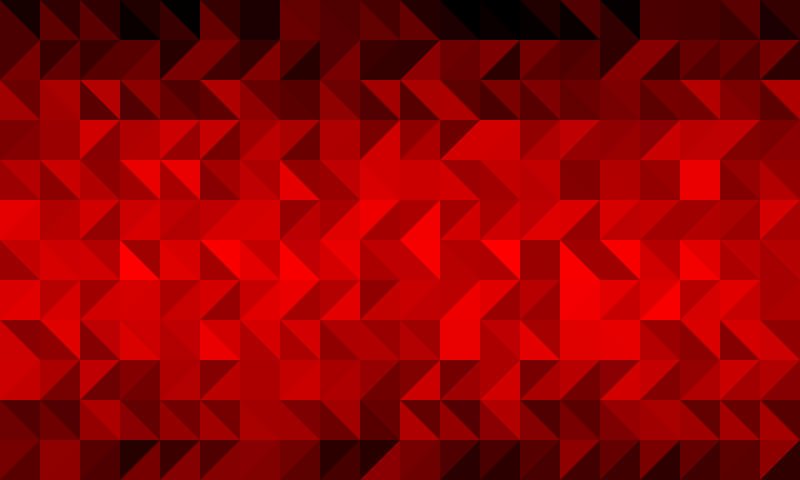
Frame 1 (no input)
Frame 60 (no input): identical to frame 1, image omitted
Frame 120 (the mouse pressed at the canvas centre since frame 60): identical to frame 1, image omitted

The p5.js sketch that drew this single still picture (run headless with seeded random() and noise() and a simulated clock; from frame 60 on, the mouse is pressed at the canvas centre):

// p5.js sketch
// ── sketch.js
let CELL_HEIGHT = 40  // width will be the same since its a square
let ROW_COUNT = 12    // we have 12 distinctable rows of alternating patterns
let COLUMN_COUNT = 20

function setup() {
  createCanvas(COLUMN_COUNT * CELL_HEIGHT, ROW_COUNT * CELL_HEIGHT);
  background(50);
  noStroke()
  for(var x = 0; x < COLUMN_COUNT; x++) {
    for(var y = 0; y < ROW_COUNT; y++) {
      shade = 150 * sin(PI * y / 12)
      fill(random(shade,shade + 105), 0, 0)
      x1 = x * CELL_HEIGHT
      y1 = y * CELL_HEIGHT
      square(x1, y1, CELL_HEIGHT)
      fill(random(shade,shade + 105), 0, 0)
      x2 = x1
      if(y % 2 == 0) {
        x2 += CELL_HEIGHT
      }
      triangle(x1, y1, x1 + CELL_HEIGHT, y1, x2, y1 + CELL_HEIGHT)
    }
  }
}

function draw() {

}
